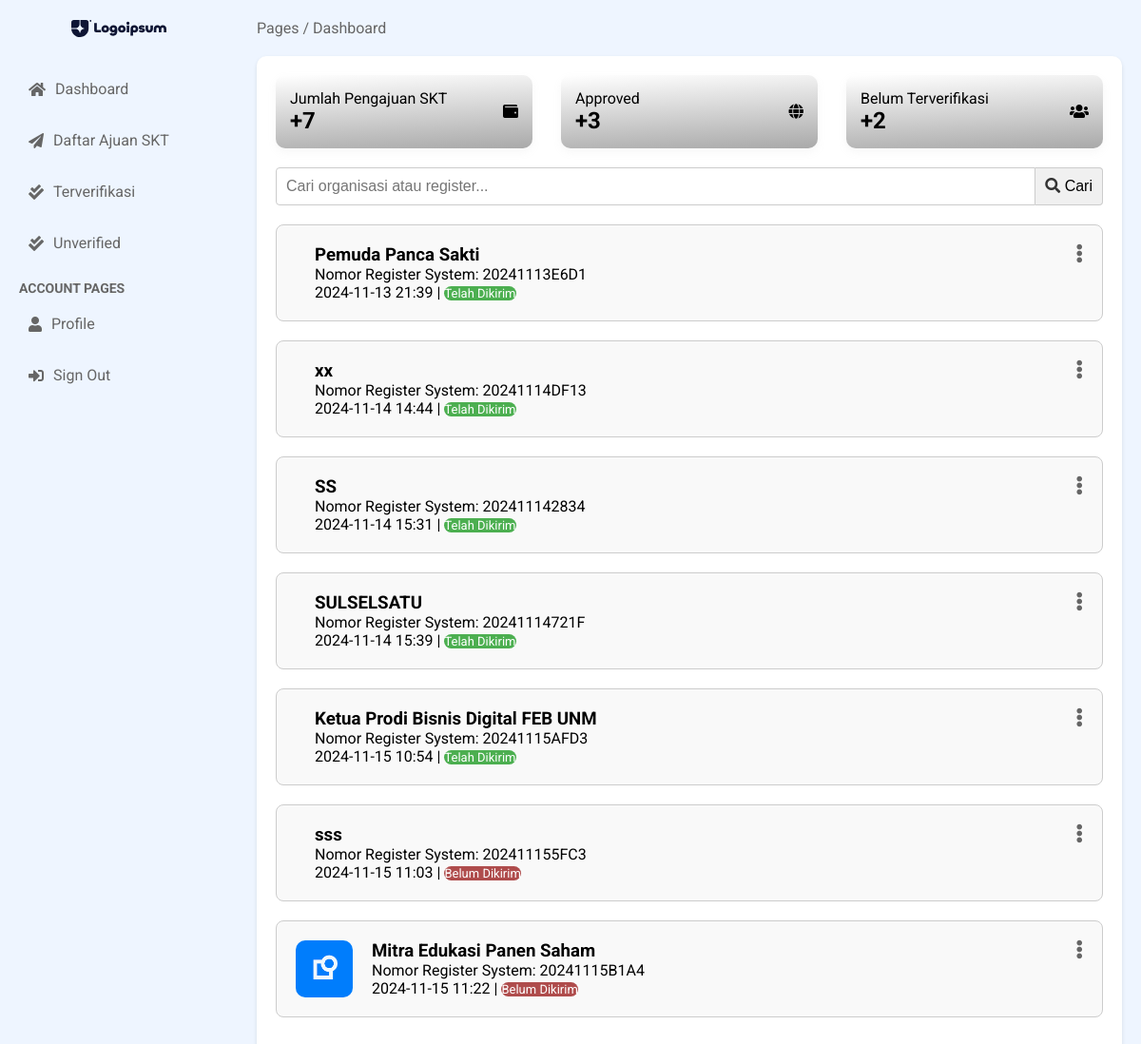
The page /dashboard/staff/ (signed in) on the database as committed earlier.
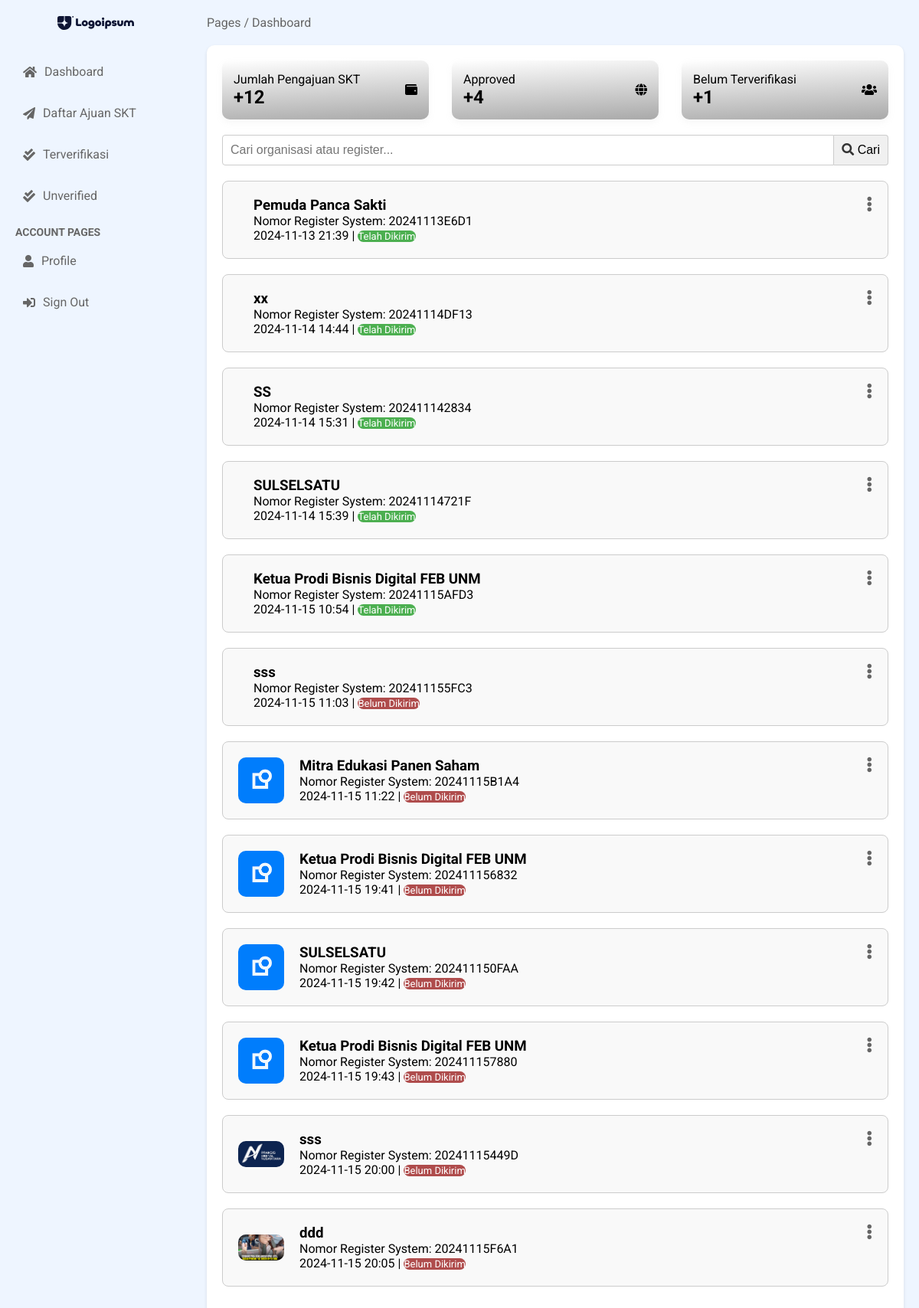
The same page on the database as committed later.
### modelform/models.py (models this page shows, shortened)
class Register(models.Model):
    id = models.UUIDField(primary_key=True, default=uuid.uuid4, editable=False)
    author = models.ForeignKey(User, on_delete=models.CASCADE, null=True, blank=True)
    nama_organisasi = models.CharField(max_length=255)
    register = models.CharField(max_length=10, unique=True, editable=False)
    created_at = models.DateTimeField(auto_now_add=True)
    logo = models.ImageField(upload_to=logo, blank=False, null=True, validators=[validate_file_size])
    is_completed = models.BooleanField(default=False)
    is_verified = models.BooleanField(default=False)  # Field untuk status verifikasi
    verified_at = models.DateTimeField(null=True, blank=True)  # Tanggal dan waktu verifikasi

### accounts/viewsStaff.py (the view)
# urls.py: path('dashboard/staff/', viewsStaff.staff, name='dashboard_staff'),
@user_passes_test(is_staff)
def staff(request):
    query = request.GET.get('q', '')  # Mengambil nilai dari parameter 'q' di URL
    results = Register.objects.filter()
    results_verified = Register.objects.filter(is_verified=True)
    total_pengajuan = results.count()
    total_verified = results_verified.count()
    unverified_completed_count = Register.objects.filter(is_completed=True, is_verified=False).count()
    if query:
        results = results.filter(
            Q(nama_organisasi__icontains=query) | Q(register__icontains=query)
        )
    context = {
        'results': results,
        'query': query,
        'total_pengajuan': total_pengajuan,
        'total_verified': total_verified,
        'unverified_completed_count': unverified_completed_count,
    }
    return render(request, 'dashboard/staff.html', context)

### accounts/context_processors.py (called while the page is built)
def versioned_static(request):
    version = 'v1.x'  # Increment this version number
    return {
        'STATIC_VERSION': version,
    }

### accounts/viewsStaff.py (called while the page is built)
def is_staff(user):
    return user.is_authenticated and user.is_staff

### templates/dashboard/staff.html (shortened to what this page needs)
{% extends 'dashboard/base.html' %}
{% load static %}
{% block content %}
<main class="main-content">
<header class="main-header">
    <div class="breadcrumb">
        <span>Pages / Dashboard</span>
    </div>
</header>
<section class="main-section">
    <div class="info-container">
        <div class="info-card">
            <div class="info-content">
                <p class="info-title">Jumlah Pengajuan SKT</p>
                <h2><span class="info-change positive">+{{ total_pengajuan }}</span></h2>
            </div>
            <div class="info-icon">
                <i class="fas fa-wallet"></i>
            </div>
        </div>
        <div class="info-card">
            <div class="info-content">
                <p class="info-title">Approved</p>
                <h2>+{{ total_verified }}</h2>
            </div>
            <div class="info-icon">
                <i class="fas fa-globe"></i>
            </div>
        </div>
        <div class="info-card">
            <div class="info-content">
                <p class="info-title">Belum Terverifikasi</p>
                <h2>+{{ unverified_completed_count }}</h2>
            </div>
            <div class="info-icon">
                <i class="fas fa-users"></i>
            </div>
        </div>
    </div>
<form method="GET" action="{% url 'dashboard_staff' %}" class="search-form">
  <input
      type="text"
      name="q"
      placeholder="Cari organisasi atau register..."
      value="{{ query }}"
      aria-label="Search"
  >
  <button type="submit" aria-label="Cari">
      <i class="fas fa-search"></i> Cari
  </button>
</form>
{% if results %}
<div class="categories-list-undangan">
  {% for register in results %}
  <div class="category-list-undangan">
    <img src="{{ register.logo.url }}" alt="">
    <div class="category-text">
      <h3>{{ register.nama_organisasi }}</h3>
      <p>Nomor Register System: {{ register.register }}</p>
      <p> {{ register.created_at|date:"Y-m-d H:i" }} |
        {% if register.is_completed %}
        <span class="status-approved">Telah Dikirim</span>
        {% else %}
        <span class="status-pending">Belum Dikirim</span>
        {% endif %}
      </p>
    </div>
    <div class="menu-list-undangan">
      <i class="fas fa-ellipsis-v menu-icon" onclick="toggleModal('modal{{ register.id }}')"></i>
    </div>
  </div>
{% endfor %}
{% else %}
<div class="message error"> No organisasi found.</div>
</div>
{% endif %}
</section>
</main>
</div>
{% endblock %}

### templates/dashboard/base.html (shortened to what this page needs)
{% load static %}
<!DOCTYPE html>
<html lang="en">
<head>
    <link rel="stylesheet" href="{% static 'dashboard/styles.css' %}?v={{ STATIC_VERSION }}">
    <link href="https://cdn.jsdelivr.net/npm/remixicon@2.5.0/fonts/remixicon.css" rel="stylesheet">
    <link rel="stylesheet" href="https://cdnjs.cloudflare.com/ajax/libs/font-awesome/5.15.4/css/all.min.css">
</head>
<body>
<div class="dashboard">
        <aside class="sidebar">
            <div class="sidebar-header">
                <a href="{% url 'pemohon' %}"><img src="/media/logo/logoipsum-325.svg" class="logo-dashboard" alt="Logo"></a>
            </div>
            <nav class="sidebar-nav">
                <ul>
                    <li class="/">
                        {% if request.user.is_staff %}
                            <a href="{% url 'dashboard_staff' %}"><i class="fas fa-home"></i>Dashboard</a>
                        {% else %}
                            <a href="{% url 'dashboard_pelanggan' %}"><i class="fas fa-home"></i> Dashboard</a>
                        {% endif %}
                    </li>
                    <li class="/">
                        {% if request.user.is_staff %}
                        <a href="{% url 'list_pengajuan' %}"><i class="fa fa-paper-plane"></i>Daftar Ajuan SKT</a>
                        {% else %}
                        <a href="{% url 'register_list' %}"><i class="fa fa-paper-plane"></i>Daftar Ajuan SKT</a>
                        {% endif %}
                    </li>
                    <li class="/">
                        {% if request.user.is_staff %}
                        <a href="{% url 'dashboard_terverifikasi' %}"><i class="fas fa-check-double"></i>Terverifikasi</a>
                        {% endif %}
                    </li>
                    <li class="/">
                        {% if request.user.is_staff %}
                        <a href="{% url 'dashboard_unverified' %}"><i class="fas fa-check-double"></i>Unverified</a>
                        {% endif %}
                    </li>
                </ul>
                <h3>Account Pages</h3>
                <ul>
                    <li class="/">
                        {% if request.user.is_staff %}
                        <a href="{% url 'profile_staff' %}"><i class="fas fa-user"></i> Profile</a>
                        {% else %}
                        <a href="{% url 'profile' %}"><i class="fas fa-user"></i> Profile</a>
                        {% endif %}
                    </li>
                    <li class="/">
                        <a href="{% url 'logout' %}"><i class="fas fa-sign-in-alt"></i> Sign Out</a>
                    </li>
                </ul>
            </nav>
        </aside>
{%block content%}
{%endblock%}
</body>
</html>

### static/dashboard/styles.css (style rules this page uses)
* { margin: 0; padding: 0; box-sizing: border-box; }
body { font-family: 'Roboto', sans-serif; background-color: #f0f2f5; }
.logo-dashboard { width: 100px; height: auto; }
.dashboard { display: flex; background-color: #EEF5FF; }
.sidebar { width: 250px; background-color: #EEF5FF; height: 100vh; padding: 20px; transition: transform 0.3s ease-in-out; }
.sidebar-header { margin-bottom: 30px; text-align: center; font-size: 20px; font-weight: bold; color: #333; }
.sidebar-nav ul { list-style: none; }
.sidebar-nav h3 { margin-top: 20px; margin-bottom: 10px; color: #666; font-size: 14px; text-transform: uppercase; }
.sidebar-nav li { margin-bottom: 15px; }
.sidebar-nav a { text-decoration: none; color: #666; font-size: 16px; display: flex; align-items: center; transition: color 0.3s, background-color 0.3s; padding: 10px; border-radius: 30px; }
.sidebar-nav i { margin-right: 10px; }
.search-form { display: flex; width: 100%; margin-bottom: 20px; }
.search-form input[type="text"] { flex: 1; padding: 10px; border: 1px solid #ccc; border-radius: 4px 0 0 4px; outline: none; font-size: 16px; width: 100%; box-sizing: border-box; }
.search-form button { padding: 10px; border: 1px solid #ccc; border-left: none; border-radius: 0 4px 4px 0; background-color: #f0f0f0; cursor: pointer; font-size: 16px; box-sizing: border-box; }
.search-form button i { color: #333; }
.main-content { flex: 1; padding: 20px; background-color: #EEF5FF; }
.main-header { display: flex; justify-content: space-between; align-items: center; margin-bottom: 20px; }
.breadcrumb { color: #666; }
.main-section { padding: 20px; background-color: #ffffff; border-radius: 10px; box-shadow: 0 2px 4px rgba(0, 0, 0, 0.1); }
.info-container { display: flex; flex-wrap: wrap; gap: 30px; justify-content: center; margin-bottom: 20px; }
.info-card { background-color: #d80000; background-image: linear-gradient(177deg, #ffffff 0%, #a9a9a9 100%); border-radius: 10px; box-shadow: 0 4px 8px rgb(173 173 173 / 10%); display: flex; justify-content: space-between; align-items: center; padding: 15px; flex: 1; min-width: 250px; max-height: 300px; transition: transform 0.3s; }
.categories-list-undangan { display: flex; flex-wrap: wrap; justify-content: left; gap: 20px; margin-bottom: 40px; }
.category-list-undangan { display: flex; align-items: center; flex: 1 1 100%; padding: 20px; border: 1px solid #ccc; border-radius: 8px; background-color: #f9f9f9; position: relative; }
.category-list-undangan img { max-width: 60px; border-radius: 10px; margin-right: 20px; }
.category-text { flex-grow: 1; }
.status-approved { color: #ffffff; background: #4CAF50; border-radius: 100px; font-size: 13px; }
.status-pending { color: #ffffff; background: #af4c4c; border-radius: 100px; font-size: 13px; }
.menu-list-undangan { position: absolute; right: 20px; top: 20px; cursor: pointer; }
.menu-icon { font-size: 20px; color: #666; }

Rows that differ between the two databases and show on the page:
added Register: logo (picture), nama_organisasi "Ketua Prodi Bisnis Digital FEB UNM", register "202411156832", created_at "2024-11-15 19:41", is_completed "Belum Dikirim"
added Register: logo (picture), nama_organisasi "SULSELSATU", register "202411150FAA", created_at "2024-11-15 19:42", is_completed "Belum Dikirim"
added Register: logo (picture), nama_organisasi "Ketua Prodi Bisnis Digital FEB UNM", register "202411157880", created_at "2024-11-15 19:43", is_completed "Belum Dikirim"
added Register: logo (picture), nama_organisasi "sss", register "20241115449D", created_at "2024-11-15 20:00", is_completed "Belum Dikirim"
added Register: logo (picture), nama_organisasi "ddd", register "20241115F6A1", created_at "2024-11-15 20:05", is_completed "Belum Dikirim"
Other text that changed with them:
{{ total_pengajuan }}: "7" → "12"
{{ total_verified }}: "3" → "4"
{{ unverified_completed_count }}: "2" → "1"
